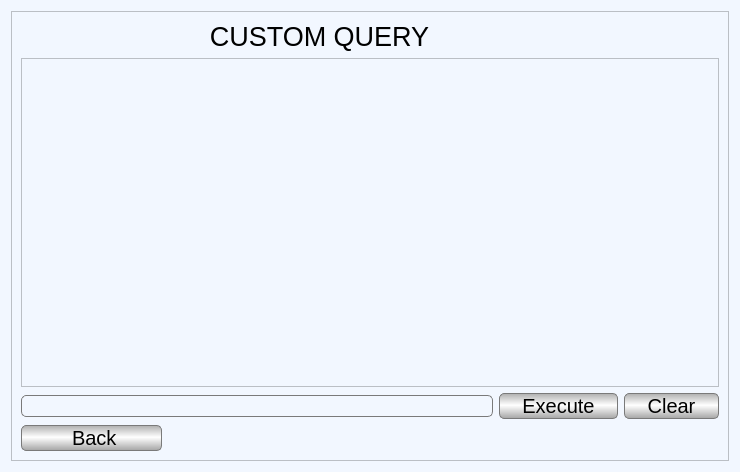
<?xml version="1.0" encoding="UTF-8"?>
<ui version="4.0">
 <class>CustomQuery</class>
 <widget class="QWidget" name="CustomQuery">
  <property name="geometry">
   <rect>
    <x>0</x>
    <y>0</y>
    <width>740</width>
    <height>472</height>
   </rect>
  </property>
  <property name="windowTitle">
   <string>Form</string>
  </property>
  <property name="styleSheet">
   <string notr="true">background-color: rgb(242, 247, 255);</string>
  </property>
  <layout class="QGridLayout" name="gridLayout">
   <item row="0" column="0">
    <widget class="QScrollArea" name="scrollArea">
     <property name="widgetResizable">
      <bool>true</bool>
     </property>
     <widget class="QWidget" name="scrollAreaWidgetContents">
      <property name="geometry">
       <rect>
        <x>0</x>
        <y>0</y>
        <width>720</width>
        <height>452</height>
       </rect>
      </property>
      <layout class="QGridLayout" name="gridLayout_2">
       <item row="3" column="0">
        <widget class="QPushButton" name="backB">
         <property name="sizePolicy">
          <sizepolicy hsizetype="Preferred" vsizetype="Fixed">
           <horstretch>0</horstretch>
           <verstretch>0</verstretch>
          </sizepolicy>
         </property>
         <property name="font">
          <font>
           <family>Segoe UI</family>
           <pointsize>15</pointsize>
          </font>
         </property>
         <property name="styleSheet">
          <string notr="true">border: 1px solid #7a7a7a;
selection-color: qlineargradient(spread:reflect, x1:1, y1:1, x2:1, y2:0.469, stop:0 rgba(210, 210, 210, 255), stop:1 rgba(255, 255, 255, 255));
selection-background-color: qlineargradient(spread:reflect, x1:1, y1:1, x2:1, y2:0.469, stop:0 rgba(210, 210, 210, 255), stop:1 rgba(255, 255, 255, 255));
border-radius: 5px;
background-color: qlineargradient(spread:reflect, x1:1, y1:1, x2:1, y2:0.469, stop:0 rgba(165, 165, 165, 255), stop:1 rgba(255, 255, 255, 255));</string>
         </property>
         <property name="text">
          <string>         Back        </string>
         </property>
        </widget>
       </item>
       <item row="0" column="0" colspan="3">
        <widget class="QLabel" name="label_27">
         <property name="font">
          <font>
           <family>Segoe UI</family>
           <pointsize>20</pointsize>
          </font>
         </property>
         <property name="text">
          <string>CUSTOM QUERY</string>
         </property>
         <property name="alignment">
          <set>Qt::AlignCenter</set>
         </property>
        </widget>
       </item>
       <item row="3" column="1">
        <spacer name="horizontalSpacer_2">
         <property name="orientation">
          <enum>Qt::Horizontal</enum>
         </property>
         <property name="sizeHint" stdset="0">
          <size>
           <width>40</width>
           <height>20</height>
          </size>
         </property>
        </spacer>
       </item>
       <item row="2" column="0" colspan="2">
        <widget class="QLineEdit" name="sqlquery">
         <property name="font">
          <font>
           <family>Segoe UI</family>
           <pointsize>11</pointsize>
          </font>
         </property>
         <property name="styleSheet">
          <string notr="true">border: 1px solid #7a7a7a;
border-radius: 5px;</string>
         </property>
         <property name="alignment">
          <set>Qt::AlignLeading|Qt::AlignLeft|Qt::AlignVCenter</set>
         </property>
        </widget>
       </item>
       <item row="2" column="2">
        <widget class="QPushButton" name="executeB">
         <property name="sizePolicy">
          <sizepolicy hsizetype="Preferred" vsizetype="Fixed">
           <horstretch>0</horstretch>
           <verstretch>0</verstretch>
          </sizepolicy>
         </property>
         <property name="font">
          <font>
           <family>Segoe UI</family>
           <pointsize>15</pointsize>
          </font>
         </property>
         <property name="styleSheet">
          <string notr="true">border: 1px solid #7a7a7a;
selection-color: qlineargradient(spread:reflect, x1:1, y1:1, x2:1, y2:0.469, stop:0 rgba(210, 210, 210, 255), stop:1 rgba(255, 255, 255, 255));
selection-background-color: qlineargradient(spread:reflect, x1:1, y1:1, x2:1, y2:0.469, stop:0 rgba(210, 210, 210, 255), stop:1 rgba(255, 255, 255, 255));
border-radius: 5px;
background-color: qlineargradient(spread:reflect, x1:1, y1:1, x2:1, y2:0.469, stop:0 rgba(165, 165, 165, 255), stop:1 rgba(255, 255, 255, 255));</string>
         </property>
         <property name="text">
          <string>    Execute    </string>
         </property>
        </widget>
       </item>
       <item row="2" column="3">
        <widget class="QPushButton" name="clearB">
         <property name="font">
          <font>
           <family>Segoe UI</family>
           <pointsize>15</pointsize>
          </font>
         </property>
         <property name="styleSheet">
          <string notr="true">border: 1px solid #7a7a7a;
selection-color: qlineargradient(spread:reflect, x1:1, y1:1, x2:1, y2:0.469, stop:0 rgba(210, 210, 210, 255), stop:1 rgba(255, 255, 255, 255));
selection-background-color: qlineargradient(spread:reflect, x1:1, y1:1, x2:1, y2:0.469, stop:0 rgba(210, 210, 210, 255), stop:1 rgba(255, 255, 255, 255));
border-radius: 5px;
background-color: qlineargradient(spread:reflect, x1:1, y1:1, x2:1, y2:0.469, stop:0 rgba(165, 165, 165, 255), stop:1 rgba(255, 255, 255, 255));</string>
         </property>
         <property name="text">
          <string>    Clear    </string>
         </property>
        </widget>
       </item>
       <item row="1" column="0" colspan="4">
        <widget class="QTextEdit" name="resultBox">
         <property name="font">
          <font>
           <family>Segoe UI</family>
           <pointsize>11</pointsize>
          </font>
         </property>
        </widget>
       </item>
       <item row="3" column="2" colspan="2">
        <spacer name="horizontalSpacer">
         <property name="orientation">
          <enum>Qt::Horizontal</enum>
         </property>
         <property name="sizeHint" stdset="0">
          <size>
           <width>40</width>
           <height>20</height>
          </size>
         </property>
        </spacer>
       </item>
      </layout>
     </widget>
    </widget>
   </item>
  </layout>
 </widget>
 <resources/>
 <connections/>
</ui>
